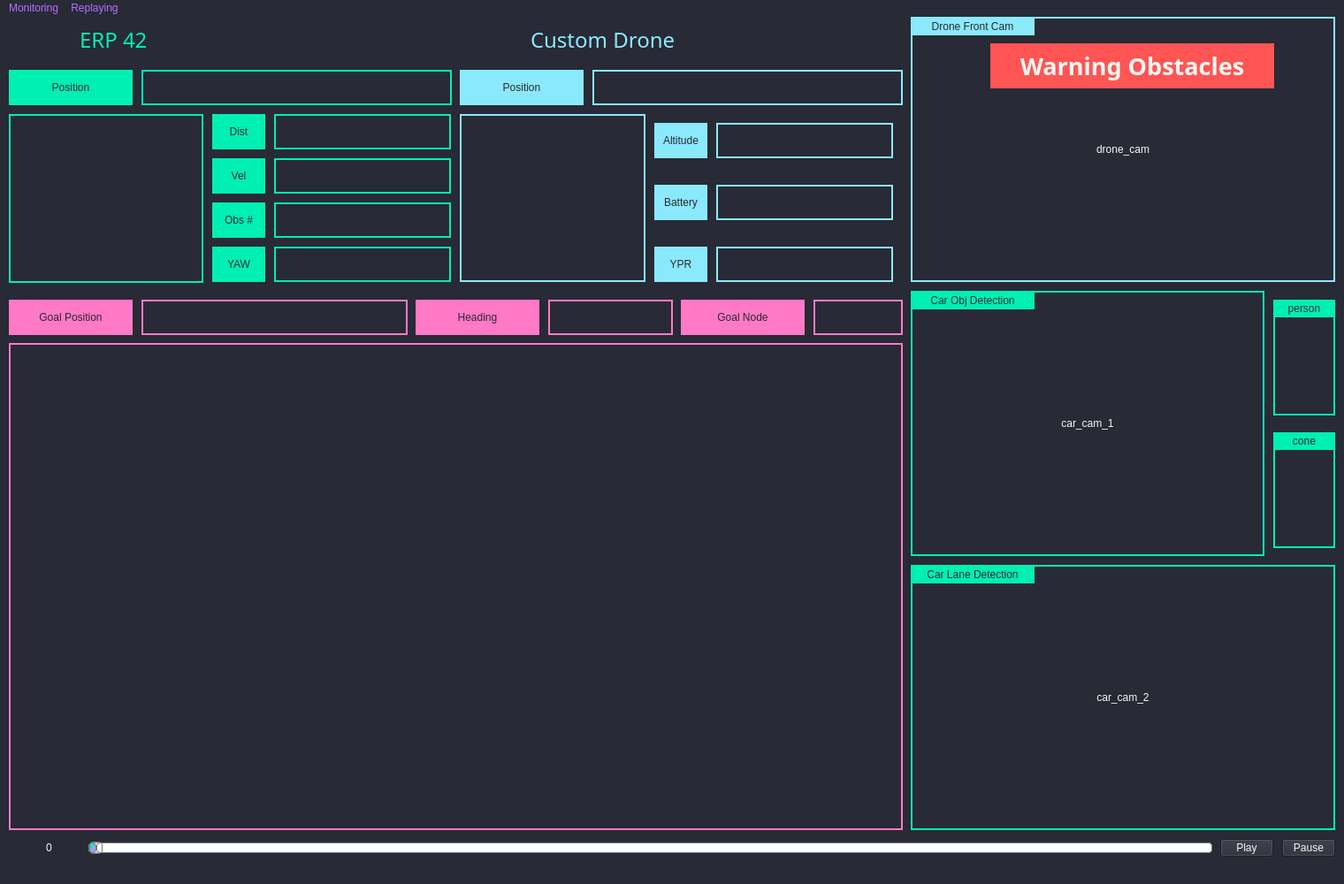
<?xml version="1.0" encoding="UTF-8"?>
<ui version="4.0">
 <class>MainWindow</class>
 <widget class="QMainWindow" name="MainWindow">
  <property name="geometry">
   <rect>
    <x>0</x>
    <y>0</y>
    <width>1520</width>
    <height>1000</height>
   </rect>
  </property>
  <property name="sizePolicy">
   <sizepolicy hsizetype="Fixed" vsizetype="Fixed">
    <horstretch>0</horstretch>
    <verstretch>0</verstretch>
   </sizepolicy>
  </property>
  <property name="maximumSize">
   <size>
    <width>1520</width>
    <height>1000</height>
   </size>
  </property>
  <property name="baseSize">
   <size>
    <width>1520</width>
    <height>1000</height>
   </size>
  </property>
  <property name="windowTitle">
   <string>INHA University D2V GUI</string>
  </property>
  <property name="styleSheet">
   <string notr="true">background-color: rgb(40, 42, 54);</string>
  </property>
  <widget class="QWidget" name="centralwidget">
   <property name="sizePolicy">
    <sizepolicy hsizetype="Fixed" vsizetype="Fixed">
     <horstretch>0</horstretch>
     <verstretch>0</verstretch>
    </sizepolicy>
   </property>
   <property name="maximumSize">
    <size>
     <width>1520</width>
     <height>1000</height>
    </size>
   </property>
   <property name="baseSize">
    <size>
     <width>1520</width>
     <height>1000</height>
    </size>
   </property>
   <widget class="QLabel" name="lable_6">
    <property name="geometry">
     <rect>
      <x>10</x>
      <y>369</y>
      <width>1011</width>
      <height>551</height>
     </rect>
    </property>
    <property name="styleSheet">
     <string notr="true">background-color: rgb(40, 42, 54);
border-style: solid;
border-width:2px;
border-color:rgb(255, 121, 198);</string>
    </property>
    <property name="text">
     <string/>
    </property>
   </widget>
   <widget class="QWidget" name="widget" native="true">
    <property name="geometry">
     <rect>
      <x>20</x>
      <y>380</y>
      <width>990</width>
      <height>531</height>
     </rect>
    </property>
    <property name="styleSheet">
     <string notr="true">

background-color: rgb(40, 42, 54);
color: rgb(248, 248, 242);</string>
    </property>
    <widget class="QWidget" name="gridLayoutWidget_2">
     <property name="geometry">
      <rect>
       <x>0</x>
       <y>0</y>
       <width>991</width>
       <height>531</height>
      </rect>
     </property>
     <layout class="QGridLayout" name="rviz_layout"/>
    </widget>
   </widget>
   <widget class="QLabel" name="label_2">
    <property name="geometry">
     <rect>
      <x>240</x>
      <y>110</y>
      <width>60</width>
      <height>40</height>
     </rect>
    </property>
    <property name="styleSheet">
     <string notr="true">background-color:rgb(0, 239, 179);
color: rgb(40, 42, 54);
font: 75 10pt &quot;Waree&quot;;

</string>
    </property>
    <property name="text">
     <string>Dist</string>
    </property>
    <property name="alignment">
     <set>Qt::AlignCenter</set>
    </property>
   </widget>
   <widget class="QLabel" name="label">
    <property name="geometry">
     <rect>
      <x>240</x>
      <y>160</y>
      <width>60</width>
      <height>40</height>
     </rect>
    </property>
    <property name="styleSheet">
     <string notr="true">background-color:rgb(0, 239, 179);
color: rgb(40, 42, 54);
font: 75 10pt &quot;Waree&quot;;

</string>
    </property>
    <property name="text">
     <string>Vel</string>
    </property>
    <property name="alignment">
     <set>Qt::AlignCenter</set>
    </property>
   </widget>
   <widget class="QLabel" name="car_yaw_label">
    <property name="geometry">
     <rect>
      <x>310</x>
      <y>260</y>
      <width>200</width>
      <height>40</height>
     </rect>
    </property>
    <property name="styleSheet">
     <string notr="true">background-color: rgb(40, 42, 54);
border-style: solid;
border-width:2px;
border-color:  rgb(0, 239, 179);
color: rgb(248, 248, 242);
font: 57 12pt &quot;Ubuntu&quot;;</string>
    </property>
    <property name="text">
     <string/>
    </property>
    <property name="alignment">
     <set>Qt::AlignCenter</set>
    </property>
   </widget>
   <widget class="QLabel" name="drone_cam_label">
    <property name="geometry">
     <rect>
      <x>1030</x>
      <y>0</y>
      <width>480</width>
      <height>300</height>
     </rect>
    </property>
    <property name="styleSheet">
     <string notr="true">background-color: rgb(40, 42, 54);
color: rgb(248, 248, 242);
border-style: solid;
border-width:2px;
border-color:rgb(139, 233, 253);</string>
    </property>
    <property name="text">
     <string>drone_cam</string>
    </property>
    <property name="alignment">
     <set>Qt::AlignCenter</set>
    </property>
   </widget>
   <widget class="QLabel" name="car_pos_label">
    <property name="geometry">
     <rect>
      <x>160</x>
      <y>60</y>
      <width>351</width>
      <height>40</height>
     </rect>
    </property>
    <property name="styleSheet">
     <string notr="true">background-color: rgb(40, 42, 54);
border-style: solid;
border-width:2px;
border-color:  rgb(0, 239, 179);
color: rgb(248, 248, 242);
font: 57 12pt &quot;Ubuntu&quot;;</string>
    </property>
    <property name="frameShape">
     <enum>QFrame::StyledPanel</enum>
    </property>
    <property name="lineWidth">
     <number>1</number>
    </property>
    <property name="text">
     <string/>
    </property>
    <property name="alignment">
     <set>Qt::AlignCenter</set>
    </property>
   </widget>
   <widget class="QLabel" name="label_4">
    <property name="geometry">
     <rect>
      <x>240</x>
      <y>210</y>
      <width>60</width>
      <height>40</height>
     </rect>
    </property>
    <property name="styleSheet">
     <string notr="true">background-color:rgb(0, 239, 179);
color: rgb(40, 42, 54);
font: 75 10pt &quot;Waree&quot;;

</string>
    </property>
    <property name="text">
     <string>Obs #</string>
    </property>
    <property name="alignment">
     <set>Qt::AlignCenter</set>
    </property>
   </widget>
   <widget class="QLabel" name="label_3">
    <property name="geometry">
     <rect>
      <x>10</x>
      <y>60</y>
      <width>140</width>
      <height>40</height>
     </rect>
    </property>
    <property name="styleSheet">
     <string notr="true">background-color:rgb(0, 239, 179);
color: rgb(40, 42, 54);
font: 75 10pt &quot;Waree&quot;;

</string>
    </property>
    <property name="lineWidth">
     <number>0</number>
    </property>
    <property name="text">
     <string>Position</string>
    </property>
    <property name="alignment">
     <set>Qt::AlignCenter</set>
    </property>
   </widget>
   <widget class="QLabel" name="car_distance_label">
    <property name="geometry">
     <rect>
      <x>310</x>
      <y>110</y>
      <width>200</width>
      <height>40</height>
     </rect>
    </property>
    <property name="styleSheet">
     <string notr="true">background-color: rgb(40, 42, 54);
border-style: solid;
border-width:2px;
border-color:  rgb(0, 239, 179);
color: rgb(248, 248, 242);
font: 57 12pt &quot;Ubuntu&quot;;</string>
    </property>
    <property name="text">
     <string/>
    </property>
    <property name="alignment">
     <set>Qt::AlignCenter</set>
    </property>
   </widget>
   <widget class="QLabel" name="car_vel_label">
    <property name="geometry">
     <rect>
      <x>310</x>
      <y>160</y>
      <width>200</width>
      <height>40</height>
     </rect>
    </property>
    <property name="styleSheet">
     <string notr="true">background-color: rgb(40, 42, 54);
border-style: solid;
border-width:2px;
border-color:  rgb(0, 239, 179);
color: rgb(248, 248, 242);
font: 57 12pt &quot;Ubuntu&quot;;</string>
    </property>
    <property name="text">
     <string/>
    </property>
    <property name="alignment">
     <set>Qt::AlignCenter</set>
    </property>
   </widget>
   <widget class="QLabel" name="label_5">
    <property name="geometry">
     <rect>
      <x>240</x>
      <y>260</y>
      <width>60</width>
      <height>40</height>
     </rect>
    </property>
    <property name="styleSheet">
     <string notr="true">background-color:rgb(0, 239, 179);
color: rgb(40, 42, 54);
font: 75 10pt &quot;Waree&quot;;

</string>
    </property>
    <property name="text">
     <string>YAW</string>
    </property>
    <property name="alignment">
     <set>Qt::AlignCenter</set>
    </property>
   </widget>
   <widget class="QLabel" name="car_obs_label">
    <property name="geometry">
     <rect>
      <x>310</x>
      <y>210</y>
      <width>200</width>
      <height>40</height>
     </rect>
    </property>
    <property name="styleSheet">
     <string notr="true">background-color: rgb(40, 42, 54);
border-style: solid;
border-width:2px;
border-color:  rgb(0, 239, 179);
color: rgb(248, 248, 242);
font: 57 12pt &quot;Ubuntu&quot;;</string>
    </property>
    <property name="text">
     <string/>
    </property>
    <property name="alignment">
     <set>Qt::AlignCenter</set>
    </property>
   </widget>
   <widget class="QLabel" name="car_cam_label_1">
    <property name="geometry">
     <rect>
      <x>1030</x>
      <y>310</y>
      <width>400</width>
      <height>300</height>
     </rect>
    </property>
    <property name="styleSheet">
     <string notr="true">background-color: rgb(40, 42, 54);
border-style: solid;
border-width:2px;
border-color:  rgb(0, 239, 179);
color: rgb(248, 248, 242);
font: 57 12pt &quot;Ubuntu&quot;;</string>
    </property>
    <property name="text">
     <string>car_cam_1</string>
    </property>
    <property name="alignment">
     <set>Qt::AlignCenter</set>
    </property>
   </widget>
   <widget class="QLabel" name="car_cam_label_2">
    <property name="geometry">
     <rect>
      <x>1030</x>
      <y>620</y>
      <width>480</width>
      <height>300</height>
     </rect>
    </property>
    <property name="styleSheet">
     <string notr="true">background-color: rgb(40, 42, 54);
border-style: solid;
border-width:2px;
border-color:  rgb(0, 239, 179);
color: rgb(248, 248, 242);
font: 57 12pt &quot;Ubuntu&quot;;</string>
    </property>
    <property name="text">
     <string>car_cam_2</string>
    </property>
    <property name="alignment">
     <set>Qt::AlignCenter</set>
    </property>
   </widget>
   <widget class="QLabel" name="label_6">
    <property name="geometry">
     <rect>
      <x>740</x>
      <y>120</y>
      <width>60</width>
      <height>40</height>
     </rect>
    </property>
    <property name="styleSheet">
     <string notr="true">background-color:rgb(139, 233, 253);
color: rgb(40, 42, 54);
font: 75 10pt &quot;Waree&quot;;

</string>
    </property>
    <property name="text">
     <string>Altitude</string>
    </property>
    <property name="alignment">
     <set>Qt::AlignCenter</set>
    </property>
   </widget>
   <widget class="QLabel" name="label_7">
    <property name="geometry">
     <rect>
      <x>740</x>
      <y>260</y>
      <width>60</width>
      <height>40</height>
     </rect>
    </property>
    <property name="styleSheet">
     <string notr="true">background-color:rgb(139, 233, 253);
color: rgb(40, 42, 54);
font: 75 10pt &quot;Waree&quot;;

</string>
    </property>
    <property name="lineWidth">
     <number>0</number>
    </property>
    <property name="text">
     <string>YPR</string>
    </property>
    <property name="alignment">
     <set>Qt::AlignCenter</set>
    </property>
   </widget>
   <widget class="QLabel" name="label_8">
    <property name="geometry">
     <rect>
      <x>740</x>
      <y>190</y>
      <width>60</width>
      <height>40</height>
     </rect>
    </property>
    <property name="styleSheet">
     <string notr="true">background-color:rgb(139, 233, 253);
color: rgb(40, 42, 54);
font: 75 10pt &quot;Waree&quot;;

</string>
    </property>
    <property name="text">
     <string>Battery</string>
    </property>
    <property name="alignment">
     <set>Qt::AlignCenter</set>
    </property>
   </widget>
   <widget class="QLabel" name="drone_ypr_label">
    <property name="geometry">
     <rect>
      <x>810</x>
      <y>260</y>
      <width>200</width>
      <height>40</height>
     </rect>
    </property>
    <property name="styleSheet">
     <string notr="true">background-color: rgb(40, 42, 54);
border-style: solid;
border-width:2px;
border-color: rgb(139, 233, 253);
color: rgb(248, 248, 242);
font: 57 12pt &quot;Ubuntu&quot;;</string>
    </property>
    <property name="frameShape">
     <enum>QFrame::StyledPanel</enum>
    </property>
    <property name="lineWidth">
     <number>1</number>
    </property>
    <property name="text">
     <string/>
    </property>
    <property name="alignment">
     <set>Qt::AlignCenter</set>
    </property>
   </widget>
   <widget class="QLabel" name="drone_batt_label">
    <property name="geometry">
     <rect>
      <x>810</x>
      <y>190</y>
      <width>200</width>
      <height>40</height>
     </rect>
    </property>
    <property name="styleSheet">
     <string notr="true">background-color: rgb(40, 42, 54);
border-style: solid;
border-width:2px;
border-color: rgb(139, 233, 253);
color: rgb(248, 248, 242);
font: 57 12pt &quot;Ubuntu&quot;;</string>
    </property>
    <property name="text">
     <string/>
    </property>
    <property name="alignment">
     <set>Qt::AlignCenter</set>
    </property>
   </widget>
   <widget class="QLabel" name="drone_alt_label">
    <property name="geometry">
     <rect>
      <x>810</x>
      <y>120</y>
      <width>200</width>
      <height>40</height>
     </rect>
    </property>
    <property name="styleSheet">
     <string notr="true">background-color: rgb(40, 42, 54);
border-style: solid;
border-width:2px;
border-color: rgb(139, 233, 253);
color: rgb(248, 248, 242);
font: 57 12pt &quot;Ubuntu&quot;;</string>
    </property>
    <property name="text">
     <string/>
    </property>
    <property name="alignment">
     <set>Qt::AlignCenter</set>
    </property>
   </widget>
   <widget class="QLabel" name="lable_7">
    <property name="geometry">
     <rect>
      <x>10</x>
      <y>110</y>
      <width>220</width>
      <height>191</height>
     </rect>
    </property>
    <property name="styleSheet">
     <string notr="true">background-color: rgb(40, 42, 54);
border-style: solid;
border-width:2px;
border-color:  rgb(0, 239, 179);
color: rgb(248, 248, 242);
font: 57 12pt &quot;Ubuntu&quot;;</string>
    </property>
    <property name="text">
     <string/>
    </property>
   </widget>
   <widget class="QLabel" name="lable_8">
    <property name="geometry">
     <rect>
      <x>520</x>
      <y>110</y>
      <width>210</width>
      <height>190</height>
     </rect>
    </property>
    <property name="styleSheet">
     <string notr="true">background-color: rgb(40, 42, 54);
border-style: solid;
border-width:2px;
border-color:rgb(139, 233, 253);</string>
    </property>
    <property name="text">
     <string/>
    </property>
   </widget>
   <widget class="QLabel" name="car_png">
    <property name="geometry">
     <rect>
      <x>20</x>
      <y>0</y>
      <width>60</width>
      <height>51</height>
     </rect>
    </property>
    <property name="styleSheet">
     <string notr="true"/>
    </property>
    <property name="text">
     <string/>
    </property>
   </widget>
   <widget class="QLabel" name="drone_png">
    <property name="geometry">
     <rect>
      <x>530</x>
      <y>0</y>
      <width>60</width>
      <height>51</height>
     </rect>
    </property>
    <property name="styleSheet">
     <string notr="true"/>
    </property>
    <property name="text">
     <string/>
    </property>
   </widget>
   <widget class="QLabel" name="car_label">
    <property name="geometry">
     <rect>
      <x>90</x>
      <y>10</y>
      <width>101</width>
      <height>31</height>
     </rect>
    </property>
    <property name="font">
     <font>
      <family>Waree</family>
      <pointsize>18</pointsize>
      <weight>9</weight>
      <italic>false</italic>
      <bold>false</bold>
     </font>
    </property>
    <property name="styleSheet">
     <string notr="true">color: rgb(0, 239, 179);
font: 75 18pt &quot;Waree&quot;;
</string>
    </property>
    <property name="text">
     <string>ERP 42</string>
    </property>
   </widget>
   <widget class="QLabel" name="drone_label">
    <property name="geometry">
     <rect>
      <x>600</x>
      <y>10</y>
      <width>181</width>
      <height>31</height>
     </rect>
    </property>
    <property name="font">
     <font>
      <family>Waree</family>
      <pointsize>18</pointsize>
      <weight>9</weight>
      <italic>false</italic>
      <bold>false</bold>
     </font>
    </property>
    <property name="styleSheet">
     <string notr="true">color: rgb(139, 233, 253);
font: 75 18pt &quot;Waree&quot;;
</string>
    </property>
    <property name="text">
     <string>Custom Drone</string>
    </property>
   </widget>
   <widget class="QLabel" name="label_10">
    <property name="geometry">
     <rect>
      <x>520</x>
      <y>60</y>
      <width>140</width>
      <height>40</height>
     </rect>
    </property>
    <property name="styleSheet">
     <string notr="true">background-color:rgb(139, 233, 253);
color: rgb(40, 42, 54);
font: 75 10pt &quot;Waree&quot;;

</string>
    </property>
    <property name="text">
     <string>Position</string>
    </property>
    <property name="alignment">
     <set>Qt::AlignCenter</set>
    </property>
   </widget>
   <widget class="QLabel" name="drone_pos_label">
    <property name="geometry">
     <rect>
      <x>670</x>
      <y>60</y>
      <width>351</width>
      <height>40</height>
     </rect>
    </property>
    <property name="styleSheet">
     <string notr="true">background-color: rgb(40, 42, 54);
border-style: solid;
border-width:2px;
border-color: rgb(139, 233, 253);
color: rgb(248, 248, 242);
font: 57 12pt &quot;Ubuntu&quot;;</string>
    </property>
    <property name="text">
     <string/>
    </property>
    <property name="alignment">
     <set>Qt::AlignCenter</set>
    </property>
   </widget>
   <widget class="QLabel" name="label_14">
    <property name="geometry">
     <rect>
      <x>1440</x>
      <y>470</y>
      <width>70</width>
      <height>20</height>
     </rect>
    </property>
    <property name="styleSheet">
     <string notr="true">background-color:rgb(0, 239, 179);
color: rgb(40, 42, 54);
font: 75 10pt &quot;Waree&quot;;

</string>
    </property>
    <property name="text">
     <string>cone</string>
    </property>
    <property name="alignment">
     <set>Qt::AlignCenter</set>
    </property>
   </widget>
   <widget class="QLabel" name="c_static_num">
    <property name="geometry">
     <rect>
      <x>1450</x>
      <y>420</y>
      <width>50</width>
      <height>20</height>
     </rect>
    </property>
    <property name="styleSheet">
     <string notr="true">background-color: rgb(40, 42, 54);
color: rgb(0, 239, 179);
font: 57 12pt &quot;Ubuntu&quot;;</string>
    </property>
    <property name="text">
     <string/>
    </property>
    <property name="alignment">
     <set>Qt::AlignCenter</set>
    </property>
   </widget>
   <widget class="QLabel" name="c_dynamic_num">
    <property name="geometry">
     <rect>
      <x>1450</x>
      <y>570</y>
      <width>50</width>
      <height>20</height>
     </rect>
    </property>
    <property name="styleSheet">
     <string notr="true">background-color: rgb(40, 42, 54);
color: rgb(0, 239, 179);
font: 57 12pt &quot;Ubuntu&quot;;</string>
    </property>
    <property name="text">
     <string/>
    </property>
    <property name="alignment">
     <set>Qt::AlignCenter</set>
    </property>
   </widget>
   <widget class="QLabel" name="label_15">
    <property name="geometry">
     <rect>
      <x>1440</x>
      <y>320</y>
      <width>70</width>
      <height>20</height>
     </rect>
    </property>
    <property name="styleSheet">
     <string notr="true">background-color:rgb(0, 239, 179);
color: rgb(40, 42, 54);
font: 75 10pt &quot;Waree&quot;;

</string>
    </property>
    <property name="text">
     <string>person</string>
    </property>
    <property name="alignment">
     <set>Qt::AlignCenter</set>
    </property>
   </widget>
   <widget class="QLabel" name="goal_pos_label">
    <property name="geometry">
     <rect>
      <x>160</x>
      <y>320</y>
      <width>301</width>
      <height>40</height>
     </rect>
    </property>
    <property name="styleSheet">
     <string notr="true">background-color: rgb(40, 42, 54);
border-style: solid;
border-width:2px;
border-color: rgb(255, 121, 198);
color: rgb(248, 248, 242);
font: 57 12pt &quot;Ubuntu&quot;;</string>
    </property>
    <property name="text">
     <string/>
    </property>
    <property name="alignment">
     <set>Qt::AlignCenter</set>
    </property>
   </widget>
   <widget class="QLabel" name="label_11">
    <property name="geometry">
     <rect>
      <x>10</x>
      <y>320</y>
      <width>140</width>
      <height>40</height>
     </rect>
    </property>
    <property name="styleSheet">
     <string notr="true">background-color:rgb(255, 121, 198);
color: rgb(40, 42, 54);
font: 75 10pt &quot;Waree&quot;;

</string>
    </property>
    <property name="text">
     <string>Goal Position</string>
    </property>
    <property name="alignment">
     <set>Qt::AlignCenter</set>
    </property>
   </widget>
   <widget class="QLabel" name="goal_yaw_label">
    <property name="geometry">
     <rect>
      <x>620</x>
      <y>320</y>
      <width>141</width>
      <height>40</height>
     </rect>
    </property>
    <property name="styleSheet">
     <string notr="true">background-color: rgb(40, 42, 54);
border-style: solid;
border-width:2px;
border-color: rgb(255, 121, 198);
color: rgb(248, 248, 242);
font: 57 12pt &quot;Ubuntu&quot;;</string>
    </property>
    <property name="frameShape">
     <enum>QFrame::StyledPanel</enum>
    </property>
    <property name="lineWidth">
     <number>1</number>
    </property>
    <property name="text">
     <string/>
    </property>
    <property name="alignment">
     <set>Qt::AlignCenter</set>
    </property>
   </widget>
   <widget class="QLabel" name="label_9">
    <property name="geometry">
     <rect>
      <x>470</x>
      <y>320</y>
      <width>140</width>
      <height>40</height>
     </rect>
    </property>
    <property name="styleSheet">
     <string notr="true">background-color:rgb(255, 121, 198);
color: rgb(40, 42, 54);
font: 75 10pt &quot;Waree&quot;;

</string>
    </property>
    <property name="lineWidth">
     <number>0</number>
    </property>
    <property name="text">
     <string>Heading</string>
    </property>
    <property name="alignment">
     <set>Qt::AlignCenter</set>
    </property>
   </widget>
   <widget class="QLabel" name="c_static_png">
    <property name="geometry">
     <rect>
      <x>1450</x>
      <y>350</y>
      <width>50</width>
      <height>70</height>
     </rect>
    </property>
    <property name="styleSheet">
     <string notr="true"/>
    </property>
    <property name="text">
     <string/>
    </property>
   </widget>
   <widget class="QLabel" name="c_dynamic_png">
    <property name="geometry">
     <rect>
      <x>1450</x>
      <y>500</y>
      <width>50</width>
      <height>70</height>
     </rect>
    </property>
    <property name="styleSheet">
     <string notr="true"/>
    </property>
    <property name="text">
     <string/>
    </property>
   </widget>
   <widget class="QLabel" name="c_static_num_2">
    <property name="geometry">
     <rect>
      <x>1440</x>
      <y>320</y>
      <width>70</width>
      <height>131</height>
     </rect>
    </property>
    <property name="styleSheet">
     <string notr="true">background-color: rgb(40, 42, 54);
border-style: solid;
border-width:2px;
border-color:  rgb(0, 239, 179);
color: rgb(248, 248, 242);
font: 57 12pt &quot;Ubuntu&quot;;</string>
    </property>
    <property name="text">
     <string/>
    </property>
    <property name="alignment">
     <set>Qt::AlignCenter</set>
    </property>
   </widget>
   <widget class="QLabel" name="c_static_num_3">
    <property name="geometry">
     <rect>
      <x>1440</x>
      <y>470</y>
      <width>70</width>
      <height>131</height>
     </rect>
    </property>
    <property name="styleSheet">
     <string notr="true">background-color: rgb(40, 42, 54);
border-style: solid;
border-width:2px;
border-color:  rgb(0, 239, 179);
color: rgb(248, 248, 242);
font: 57 12pt &quot;Ubuntu&quot;;</string>
    </property>
    <property name="text">
     <string/>
    </property>
    <property name="alignment">
     <set>Qt::AlignCenter</set>
    </property>
   </widget>
   <widget class="QLabel" name="goal_node_label">
    <property name="geometry">
     <rect>
      <x>920</x>
      <y>320</y>
      <width>101</width>
      <height>40</height>
     </rect>
    </property>
    <property name="styleSheet">
     <string notr="true">background-color: rgb(40, 42, 54);
border-style: solid;
border-width:2px;
border-color: rgb(255, 121, 198);
color: rgb(248, 248, 242);
font: 57 12pt &quot;Ubuntu&quot;;</string>
    </property>
    <property name="frameShape">
     <enum>QFrame::StyledPanel</enum>
    </property>
    <property name="lineWidth">
     <number>1</number>
    </property>
    <property name="text">
     <string/>
    </property>
    <property name="alignment">
     <set>Qt::AlignCenter</set>
    </property>
   </widget>
   <widget class="QLabel" name="label_16">
    <property name="geometry">
     <rect>
      <x>770</x>
      <y>320</y>
      <width>140</width>
      <height>40</height>
     </rect>
    </property>
    <property name="styleSheet">
     <string notr="true">background-color:rgb(255, 121, 198);
color: rgb(40, 42, 54);
font: 75 10pt &quot;Waree&quot;;

</string>
    </property>
    <property name="lineWidth">
     <number>0</number>
    </property>
    <property name="text">
     <string>Goal Node</string>
    </property>
    <property name="alignment">
     <set>Qt::AlignCenter</set>
    </property>
   </widget>
   <widget class="QPushButton" name="play_btn">
    <property name="geometry">
     <rect>
      <x>1380</x>
      <y>930</y>
      <width>60</width>
      <height>20</height>
     </rect>
    </property>
    <property name="styleSheet">
     <string notr="true">color: rgb(248, 248, 242);</string>
    </property>
    <property name="text">
     <string>Play</string>
    </property>
   </widget>
   <widget class="QPushButton" name="pause_btn">
    <property name="geometry">
     <rect>
      <x>1450</x>
      <y>930</y>
      <width>60</width>
      <height>20</height>
     </rect>
    </property>
    <property name="styleSheet">
     <string notr="true">color: rgb(248, 248, 242);</string>
    </property>
    <property name="text">
     <string>Pause</string>
    </property>
   </widget>
   <widget class="QSlider" name="slider">
    <property name="geometry">
     <rect>
      <x>100</x>
      <y>930</y>
      <width>1271</width>
      <height>20</height>
     </rect>
    </property>
    <property name="styleSheet">
     <string notr="true">QSlider::groove:horizontal {
border: 1px solid #bbb;
background: white;
height: 10px;
border-radius: 4px;
}

QSlider::sub-page:horizontal {
background: qlineargradient(x1: 0, y1: 0.6, x2: 0.4, y2: 1, stop: 0 #00efb3, stop: 1 #bd93f9);
border: 1px solid #777;
height: 10px;
border-radius: 4px;
}

QSlider::add-page:horizontal {
background: #fff;
border: 1px solid #777;
height: 10px;
border-radius: 4px;
}

QSlider::handle:horizontal {
background: qlineargradient(x1:0, y1:0, x2:1, y2:1,
    stop:0 #eee, stop:1 #ccc);
border: 1px solid #777;
width: 13px;
margin-top: -2px;
margin-bottom: -2px;
border-radius: 4px;
}

QSlider::handle:horizontal:hover {
background: qlineargradient(x1:0, y1:0, x2:1, y2:1,
    stop:0 #fff, stop:1 #ddd);
border: 1px solid #444;
border-radius: 4px;
}

QSlider::sub-page:horizontal:disabled {
background: #bbb;
border-color: #999;
}

QSlider::add-page:horizontal:disabled {
background: #eee;
border-color: #999;
}

QSlider::handle:horizontal:disabled {
background: #eee;
border: 1px solid #aaa;
border-radius: 4px;
}</string>
    </property>
    <property name="orientation">
     <enum>Qt::Horizontal</enum>
    </property>
   </widget>
   <widget class="QLabel" name="ts_txt">
    <property name="geometry">
     <rect>
      <x>20</x>
      <y>930</y>
      <width>71</width>
      <height>20</height>
     </rect>
    </property>
    <property name="styleSheet">
     <string notr="true">color: rgb(248, 248, 242);</string>
    </property>
    <property name="text">
     <string>0</string>
    </property>
    <property name="alignment">
     <set>Qt::AlignCenter</set>
    </property>
   </widget>
   <widget class="QLabel" name="label_12">
    <property name="geometry">
     <rect>
      <x>1030</x>
      <y>0</y>
      <width>140</width>
      <height>21</height>
     </rect>
    </property>
    <property name="styleSheet">
     <string notr="true">background-color:rgb(139, 233, 253);
color: rgb(40, 42, 54);
font: 75 10pt &quot;Waree&quot;;

</string>
    </property>
    <property name="text">
     <string>Drone Front Cam</string>
    </property>
    <property name="alignment">
     <set>Qt::AlignCenter</set>
    </property>
   </widget>
   <widget class="QLabel" name="label_13">
    <property name="geometry">
     <rect>
      <x>1030</x>
      <y>310</y>
      <width>140</width>
      <height>21</height>
     </rect>
    </property>
    <property name="styleSheet">
     <string notr="true">background-color:rgb(0, 239, 179);
color: rgb(40, 42, 54);
font: 75 10pt &quot;Waree&quot;;

background-color:rgb(0, 239, 179);
color: rgb(40, 42, 54);
font: 75 10pt &quot;Waree&quot;;

</string>
    </property>
    <property name="text">
     <string>Car Obj Detection</string>
    </property>
    <property name="alignment">
     <set>Qt::AlignCenter</set>
    </property>
   </widget>
   <widget class="QLabel" name="label_17">
    <property name="geometry">
     <rect>
      <x>1030</x>
      <y>620</y>
      <width>140</width>
      <height>21</height>
     </rect>
    </property>
    <property name="styleSheet">
     <string notr="true">background-color:rgb(0, 239, 179);
color: rgb(40, 42, 54);
font: 75 10pt &quot;Waree&quot;;

background-color:rgb(0, 239, 179);
color: rgb(40, 42, 54);
font: 75 10pt &quot;Waree&quot;;

</string>
    </property>
    <property name="text">
     <string>Car Lane Detection</string>
    </property>
    <property name="alignment">
     <set>Qt::AlignCenter</set>
    </property>
   </widget>
   <widget class="QLabel" name="label_18">
    <property name="geometry">
     <rect>
      <x>1120</x>
      <y>30</y>
      <width>321</width>
      <height>51</height>
     </rect>
    </property>
    <property name="font">
     <font>
      <family>Waree</family>
      <pointsize>20</pointsize>
      <weight>75</weight>
      <italic>false</italic>
      <bold>true</bold>
     </font>
    </property>
    <property name="styleSheet">
     <string notr="true">background-color:rgb(255, 85, 85);
color:rgb(248, 248, 242);
font: 75 20pt &quot;Waree&quot;;
font-weight: Bold;

</string>
    </property>
    <property name="text">
     <string>Warning Obstacles</string>
    </property>
    <property name="alignment">
     <set>Qt::AlignCenter</set>
    </property>
   </widget>
   <widget class="QWidget" name="verticalLayoutWidget">
    <property name="geometry">
     <rect>
      <x>20</x>
      <y>120</y>
      <width>201</width>
      <height>171</height>
     </rect>
    </property>
    <layout class="QVBoxLayout" name="car_gl"/>
   </widget>
   <widget class="QWidget" name="verticalLayoutWidget_2">
    <property name="geometry">
     <rect>
      <x>530</x>
      <y>120</y>
      <width>191</width>
      <height>171</height>
     </rect>
    </property>
    <layout class="QVBoxLayout" name="dro_gl"/>
   </widget>
   <zorder>lable_6</zorder>
   <zorder>c_static_num_3</zorder>
   <zorder>c_static_num_2</zorder>
   <zorder>drone_png</zorder>
   <zorder>car_png</zorder>
   <zorder>lable_8</zorder>
   <zorder>lable_7</zorder>
   <zorder>label_2</zorder>
   <zorder>label</zorder>
   <zorder>car_yaw_label</zorder>
   <zorder>drone_cam_label</zorder>
   <zorder>car_pos_label</zorder>
   <zorder>label_4</zorder>
   <zorder>label_3</zorder>
   <zorder>car_distance_label</zorder>
   <zorder>car_vel_label</zorder>
   <zorder>label_5</zorder>
   <zorder>car_obs_label</zorder>
   <zorder>car_cam_label_1</zorder>
   <zorder>car_cam_label_2</zorder>
   <zorder>label_6</zorder>
   <zorder>label_7</zorder>
   <zorder>label_8</zorder>
   <zorder>drone_ypr_label</zorder>
   <zorder>drone_batt_label</zorder>
   <zorder>drone_alt_label</zorder>
   <zorder>car_label</zorder>
   <zorder>drone_label</zorder>
   <zorder>label_10</zorder>
   <zorder>drone_pos_label</zorder>
   <zorder>label_14</zorder>
   <zorder>c_static_num</zorder>
   <zorder>c_dynamic_num</zorder>
   <zorder>label_15</zorder>
   <zorder>goal_pos_label</zorder>
   <zorder>label_11</zorder>
   <zorder>goal_yaw_label</zorder>
   <zorder>label_9</zorder>
   <zorder>c_static_png</zorder>
   <zorder>c_dynamic_png</zorder>
   <zorder>widget</zorder>
   <zorder>goal_node_label</zorder>
   <zorder>label_16</zorder>
   <zorder>play_btn</zorder>
   <zorder>pause_btn</zorder>
   <zorder>slider</zorder>
   <zorder>ts_txt</zorder>
   <zorder>label_12</zorder>
   <zorder>label_13</zorder>
   <zorder>label_17</zorder>
   <zorder>label_18</zorder>
   <zorder>verticalLayoutWidget</zorder>
   <zorder>verticalLayoutWidget_2</zorder>
  </widget>
  <widget class="QMenuBar" name="menubar">
   <property name="geometry">
    <rect>
     <x>0</x>
     <y>0</y>
     <width>1520</width>
     <height>24</height>
    </rect>
   </property>
   <property name="styleSheet">
    <string notr="true">font: 12pt &quot;Ubuntu&quot;;
color: rgb(183, 110, 255);</string>
   </property>
   <widget class="QMenu" name="menuMonitoring">
    <property name="styleSheet">
     <string notr="true"/>
    </property>
    <property name="title">
     <string>Monitoring</string>
    </property>
    <addaction name="actionReady"/>
    <addaction name="actionRecord"/>
    <addaction name="actionStart"/>
    <addaction name="actionStop"/>
   </widget>
   <widget class="QMenu" name="menuReplaying">
    <property name="styleSheet">
     <string notr="true"/>
    </property>
    <property name="title">
     <string>Replaying</string>
    </property>
    <addaction name="actionReady_2"/>
    <addaction name="actionSave_as_Dataset"/>
    <addaction name="actionStart_2"/>
   </widget>
   <addaction name="menuMonitoring"/>
   <addaction name="menuReplaying"/>
  </widget>
  <action name="actionReady">
   <property name="text">
    <string>Ready</string>
   </property>
  </action>
  <action name="actionStart">
   <property name="text">
    <string>Start</string>
   </property>
  </action>
  <action name="actionStop">
   <property name="text">
    <string>Stop</string>
   </property>
  </action>
  <action name="actionReady_2">
   <property name="text">
    <string>Ready</string>
   </property>
  </action>
  <action name="actionStart_2">
   <property name="text">
    <string>Start</string>
   </property>
  </action>
  <action name="actionRecord">
   <property name="text">
    <string>Record</string>
   </property>
  </action>
  <action name="actionSave_as_Dataset">
   <property name="text">
    <string>Save as Dataset</string>
   </property>
  </action>
 </widget>
 <resources/>
 <connections/>
</ui>
